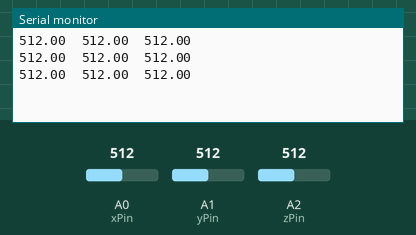
Bench run of a sketch on a simulated Arduino Uno, built with avr-gcc and run on an emulated ATmega328P. Parts: the last lines printed to the serial monitor. The inputs (shaded band) are chosen by the test bench; at power-on: A0 (xPin) = 512, A1 (yPin) = 512, A2 (zPin) = 512.

Above: at 1.3 s.
1.4 s: A0 (xPin) set to 716
At 1.9 s:
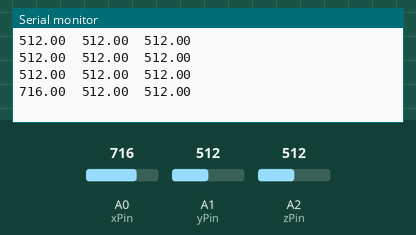
2.9 s: A1 (yPin) set to 716
At 3.4 s:
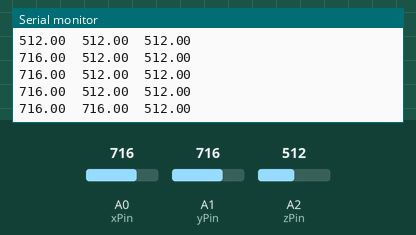
4.4 s: A2 (zPin) set to 716
At 4.9 s:
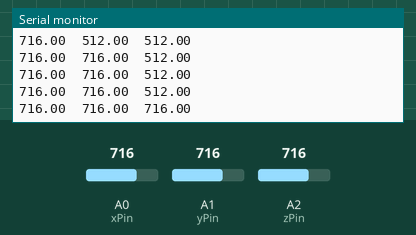
5.9 s: A0 (xPin) set to 900
At 6.4 s:
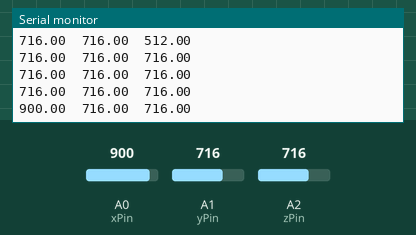
7.4 s: A1 (yPin) set to 900
At 7.9 s:
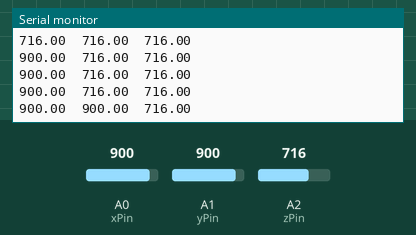
8.9 s: A2 (zPin) set to 900
At 9.4 s:
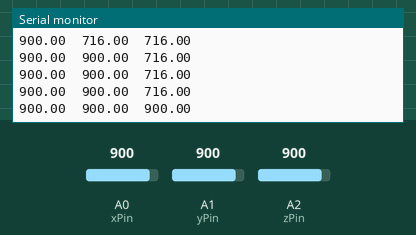
Timing chart, 0 to 11.4 s (numbered marks = the images above; inputs shaded):
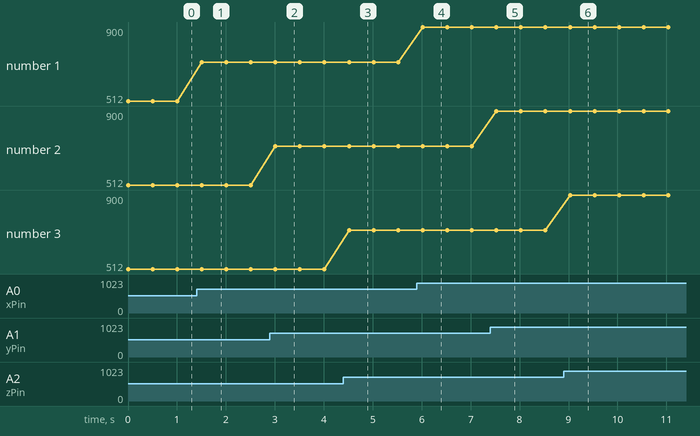

Measured:
- after the input at 1.4 s, the serial monitor: prints a new line after 0.11 s (image 1)
- after the input at 2.9 s, the serial monitor: prints a new line after 0.11 s (image 2)
- after the input at 4.4 s, the serial monitor: prints a new line after 0.12 s (image 3)
- after the input at 5.9 s, the serial monitor: prints a new line after 0.12 s (image 4)
- after the input at 7.4 s, the serial monitor: prints a new line after 0.13 s (image 5)
- after the input at 8.9 s, the serial monitor: prints a new line after 0.13 s (image 6)
- plotted number 1: 512 → 716 after the input at 1.4 s, 716 → 900 after the input at 5.9 s

The sketch:

lilypad_accelerometer.ino
```cpp
int xPin = 0;
int yPin = 1;
int zPin = 2;
int option = -1;

void setup() {
  // put your setup code here, to run once:
  Serial.begin(9600);

}

void loop() {
  // put your main code here, to run repeatedly:
  float xValue = analogRead(xPin);
  float yValue = analogRead(yPin);
  float zValue = analogRead(zPin);
  float zero_G = 500;
  float scale = 102.3;

//  while (Serial.available() > 0) {
//    option = Serial.parseInt();
//  }
//
//  if (option == 0) {
//    Serial.print("x: ");
////    Serial.println(xValue);
//    Serial.println(xValue/scale);
//  }
//  if (option == 1) {
//    Serial.print("y: ");
////    Serial.println(yValue);
//    Serial.println(yValue/scale);
//  }
//  if (option == 2) {
//    Serial.print("z: ");
//    Serial.println(zValue);
////    Serial.println(zValue/scale);
//  }

  //Serial.print(((float)xValue - zero_G)/scale);
  Serial.print(xValue);
  Serial.print("\t");
  //Serial.print(((float)yValue - zero_G)/scale);
  Serial.print(yValue);
  Serial.print("\t");
  //Serial.print(((float)zValue - zero_G)/scale);
  Serial.print(zValue);
  Serial.print("\n");
  delay(500);
}
```
